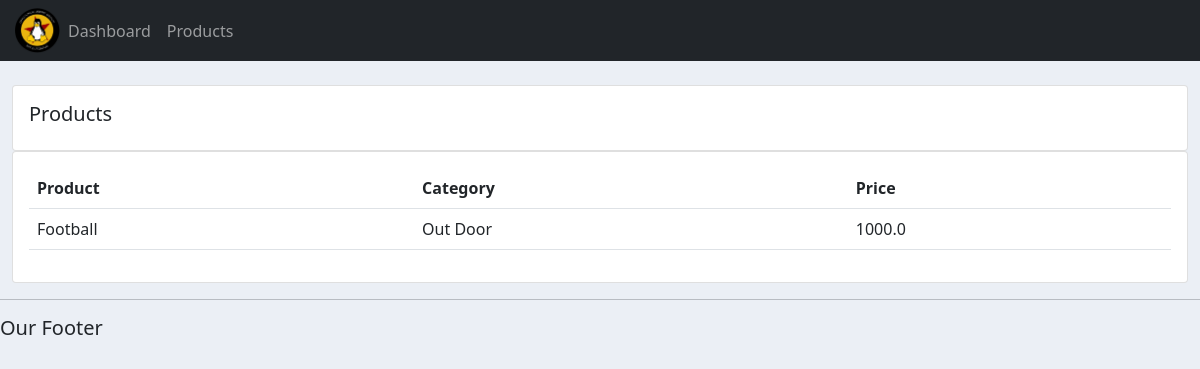
Before: /products/ with the older database file.
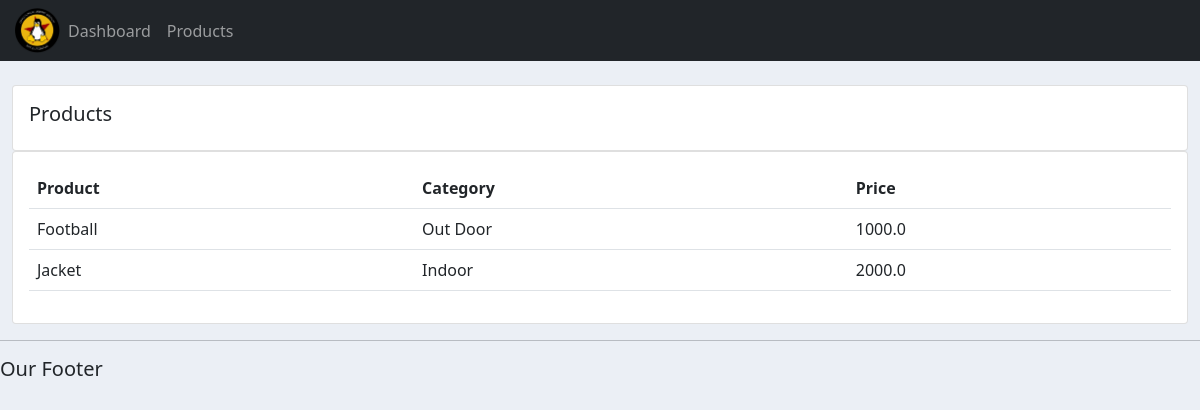
After: the same page with the newer database file.
### customer/models.py (models this page shows, shortened)
class Product(models.Model):
    CATEGORY = (
        ('Indoor', 'Indoor'),
        ('Out Door', 'Out Door'),
    )
    name = models.CharField(max_length=200, null=True)
    price = models.FloatField(null=True)
    category = models.CharField(max_length=200, null=True, choices=CATEGORY)
    description = models.CharField(max_length=200, null=True, blank=True)
    date_created = models.DateTimeField(auto_now_add=True, null=True)
    tags = models.ManyToManyField(Tag)

### customer/views.py (the view)
# urls.py: path('products/', views.products, name='products'),
def products(request):
    products = Product.objects.all()
    return render(request, 'customer/products.html', {'products': products})

### customer/templates/customer/products.html
{%  extends 'customer/main.html' %}
{% block content %}
		<br>
		<div class="row">
			<div class="col-md">
				<div class="card card-body">
					<h5>Products</h5>
				</div>
				<div class="card card-body">
					<table class="table">
						<tr>
							<th>Product</th>
							<th>Category</th>
							<th>Price</th>
						</tr>
						{% for product in products %}
						<tr>
							<td>{{ product.name }}</td>
							<td>{{ product.category }}</td>
							<td>{{ product.price }}</td>
						</tr>
						{% endfor %}
					</table>
				</div>
			</div>
		</div>
{% endblock content %}

Changed rows visible on the page:
added Product: name "Jacket", category "Indoor", price "2000.0"
